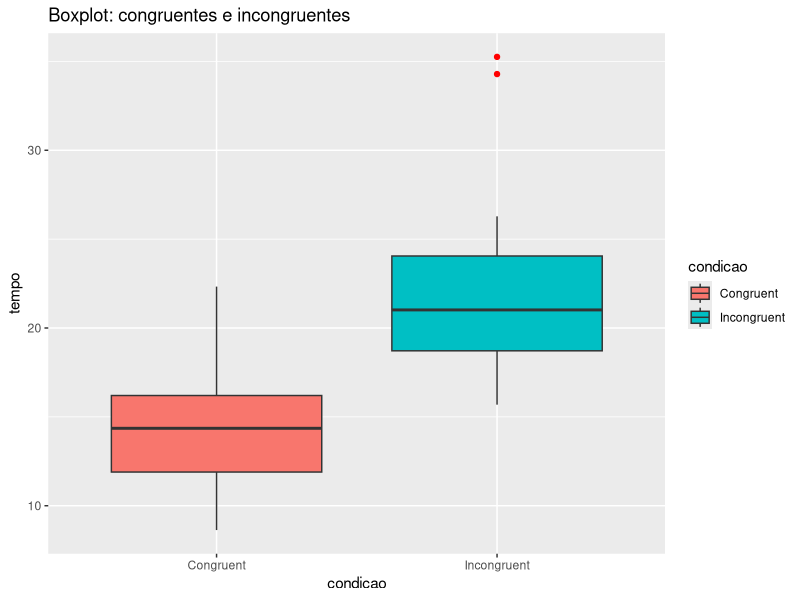
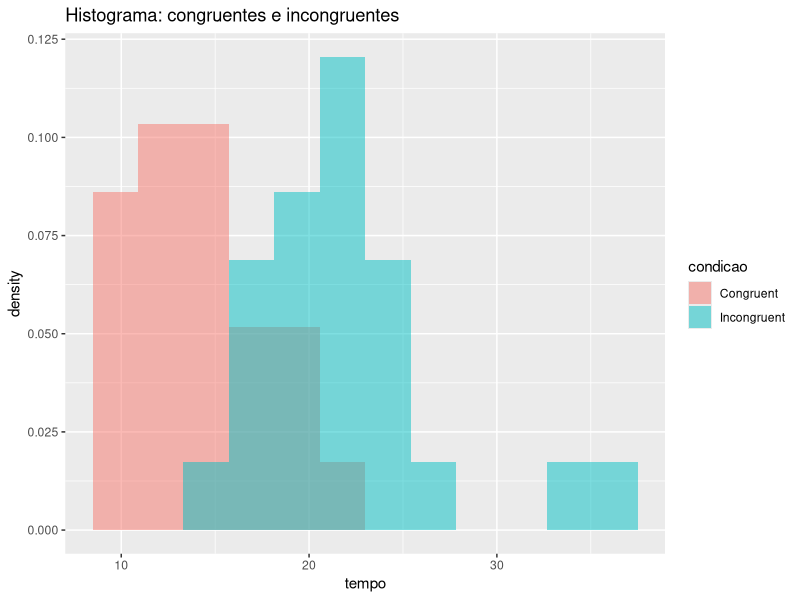
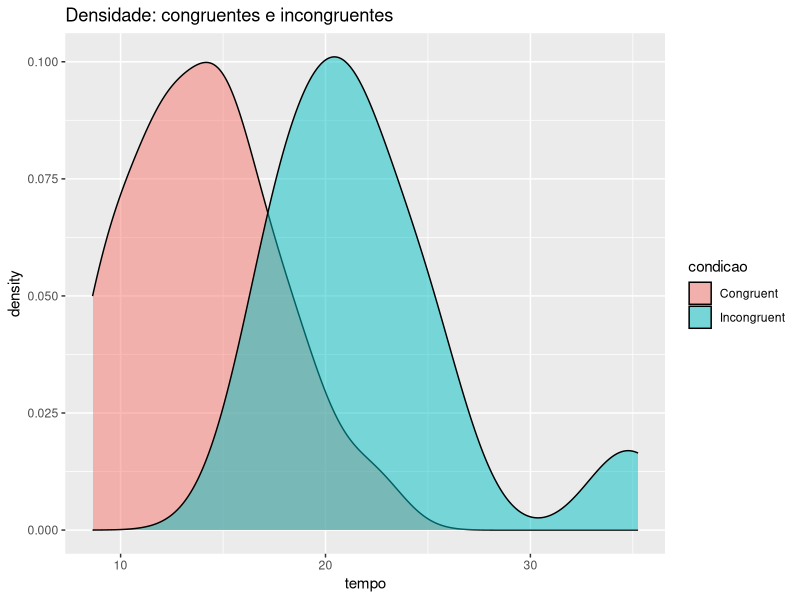

Here is the R script that generated these plots, in order:
## ---- chunk 1
knitr::opts_chunk$set(echo = TRUE)
## ---- chunk 2
library(tidyr)
library(dplyr)
library(ggplot2)
setwd("~/Development/Udacity")
## ---- chunk 3
dados <- read.csv('P1-data.csv') %>% 
  gather(condicao, tempo) 

estatisticas.descritivas <- dados %>% 
  group_by(condicao) %>% 
  summarise(n = n(),
            mediana = median(tempo),
            media = mean(tempo),
            desvio_padrao = sd(tempo),
            variancia = var(tempo))

estatisticas.descritivas
## ---- chunk 4

ggplot(dados, aes(y = tempo, x = condicao, fill = condicao)) + 
  geom_boxplot(outlier.colour = 'red') + 
  ggtitle("Boxplot: congruentes e incongruentes")

ggplot(dados, aes(x = tempo, fill = condicao)) + 
  geom_histogram(bins = 12, alpha = 0.5, aes(y = ..density..), position = 'identity') + 
  ggtitle("Histograma: congruentes e incongruentes")

ggplot(dados, aes(x = tempo, fill = condicao)) + 
  geom_density(alpha = 0.5) + 
  ggtitle("Densidade: congruentes e incongruentes")

## ---- chunk 5
dados <- read.csv('P1-data.csv')

calculo <- dados %>% 
  mutate(diferenca = Congruent - Incongruent) %>% 
  select(diferenca) %>% 
  summarise(desvio_dif = sd(diferenca),
            media_dif = mean(diferenca),
            graus_liberdade = n()-1,
            erro_padrao_dif = desvio_dif/sqrt(n()),
            t = (media_dif - 0)/erro_padrao_dif)

calculo
## ---- chunk 6
t.test(x = dados$Congruent, y = dados$Incongruent,
        alternative = "less", 
        mu = 0, 
        paired = TRUE, 
        conf.level = 0.95)
